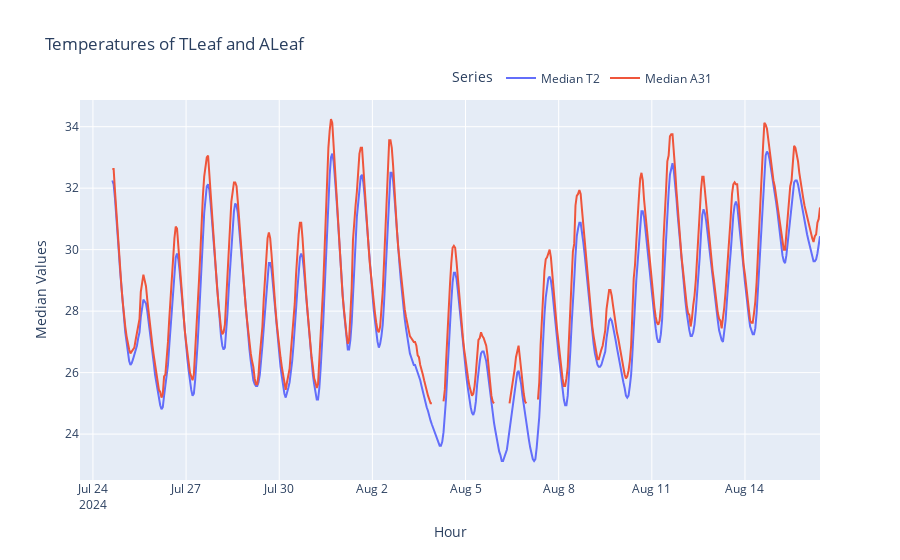

Source (notebook cell):
### Code cell
# Example usage
plot_median_series(df, 'median_T2', 'median_A31')

### Figure 1 — Plotly figure (JSON) as saved in the notebook; plotly's stock layout.template omitted (floating-point values rounded to 4 significant figures; data arrays with more than 128 entries replaced by an {"elided": "..."} marker saying what was removed)
{"data": [{"mode": "lines", "name": "Median T2", "type": "scatter", "x": {"elided": "573 str values"}, "y": {"elided": "573 float values"}}, {"mode": "lines", "name": "Median A31", "type": "scatter", "x": {"elided": "573 str values"}, "y": {"elided": "573 float values"}}], "layout": {"hovermode": "x unified", "legend": {"orientation": "h", "title": {"text": "Series"}, "x": 0.5, "xanchor": "left", "y": 1.02, "yanchor": "bottom"}, "title": {"text": "Temperatures of TLeaf and ALeaf"}, "xaxis": {"title": {"text": "Hour"}}, "yaxis": {"title": {"text": "Median Values"}}}}
